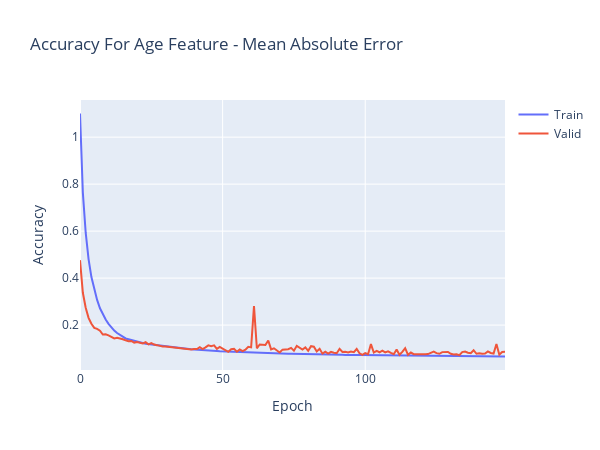

The code cell stored with this chart in its notebook:
### Code cell
plt.clf()
fig = go.Figure()
fig.add_trace(go.Scatter(
                    y=History.history['age_output_mae'],
                    name='Train'))

fig.add_trace(go.Scatter(
                    y=History.history['val_age_output_mae'],
                    name='Valid'))


fig.update_layout(height=450, 
                  width=600,
                  title='Accuracy For Age Feature - Mean Absolute Error',
                  xaxis_title='Epoch',
                  yaxis_title='Accuracy')

fig.write_html('acc_race.html', include_plotlyjs='cdn')

fig.show()

### Figure 1 — Plotly figure (JSON) as saved in the notebook; plotly's stock layout.template omitted (floating-point values rounded to 4 significant figures; data arrays with more than 128 entries replaced by an {"elided": "..."} marker saying what was removed)
{"data": [{"name": "Train", "type": "scatter", "y": {"elided": "150 float values"}}, {"name": "Valid", "type": "scatter", "y": {"elided": "150 float values"}}], "layout": {"height": 450, "title": {"text": "Accuracy For Age Feature - Mean Absolute Error"}, "width": 600, "xaxis": {"title": {"text": "Epoch"}}, "yaxis": {"title": {"text": "Accuracy"}}}}
